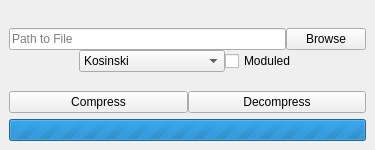
<?xml version="1.0" encoding="UTF-8"?>
<ui version="4.0">
 <class>MainWindow</class>
 <widget class="QMainWindow" name="MainWindow">
  <property name="geometry">
   <rect>
    <x>0</x>
    <y>0</y>
    <width>375</width>
    <height>150</height>
   </rect>
  </property>
  <property name="windowTitle">
   <string>Clownacy's Compression Tool</string>
  </property>
  <property name="windowIcon">
   <iconset resource="icon.qrc">
    <normaloff>:/Icon/assets/icon/icon-master.png</normaloff>:/Icon/assets/icon/icon-master.png</iconset>
  </property>
  <property name="animated">
   <bool>true</bool>
  </property>
  <widget class="QWidget" name="centralwidget">
   <property name="sizePolicy">
    <sizepolicy hsizetype="Preferred" vsizetype="Preferred">
     <horstretch>0</horstretch>
     <verstretch>0</verstretch>
    </sizepolicy>
   </property>
   <layout class="QVBoxLayout" name="verticalLayout">
    <item>
     <widget class="QWidget" name="controls" native="true">
      <layout class="QVBoxLayout" name="verticalLayout_Controls">
       <property name="spacing">
        <number>0</number>
       </property>
       <property name="leftMargin">
        <number>0</number>
       </property>
       <property name="topMargin">
        <number>0</number>
       </property>
       <property name="rightMargin">
        <number>0</number>
       </property>
       <property name="bottomMargin">
        <number>0</number>
       </property>
       <item>
        <layout class="QHBoxLayout" name="horizontalLayout_2"/>
       </item>
       <item>
        <spacer name="verticalSpacer_5">
         <property name="orientation">
          <enum>Qt::Vertical</enum>
         </property>
         <property name="sizeHint" stdset="0">
          <size>
           <width>17</width>
           <height>35</height>
          </size>
         </property>
        </spacer>
       </item>
       <item>
        <layout class="QHBoxLayout" name="horizontalLayout">
         <item>
          <widget class="QLineEdit" name="lineEdit_Input">
           <property name="placeholderText">
            <string>Path to File</string>
           </property>
          </widget>
         </item>
         <item>
          <widget class="QPushButton" name="pushButton_InputBrowse">
           <property name="text">
            <string>Browse</string>
           </property>
          </widget>
         </item>
        </layout>
       </item>
       <item>
        <layout class="QHBoxLayout" name="horizontalLayout_4">
         <item>
          <spacer name="horizontalSpacer">
           <property name="orientation">
            <enum>Qt::Horizontal</enum>
           </property>
           <property name="sizeHint" stdset="0">
            <size>
             <width>40</width>
             <height>20</height>
            </size>
           </property>
          </spacer>
         </item>
         <item>
          <widget class="QComboBox" name="comboBox_Format">
           <item>
            <property name="text">
             <string>Kosinski</string>
            </property>
           </item>
           <item>
            <property name="text">
             <string>Enigma</string>
            </property>
           </item>
           <item>
            <property name="text">
             <string>Nemesis</string>
            </property>
           </item>
           <item>
            <property name="text">
             <string>Saxman</string>
            </property>
           </item>
           <item>
            <property name="text">
             <string>Saxman (No Header)</string>
            </property>
           </item>
           <item>
            <property name="text">
             <string>Comper</string>
            </property>
           </item>
           <item>
            <property name="text">
             <string>Comper-X</string>
            </property>
           </item>
           <item>
            <property name="text">
             <string>Rocket</string>
            </property>
           </item>
           <item>
            <property name="text">
             <string>Kosinski+</string>
            </property>
           </item>
          </widget>
         </item>
         <item>
          <widget class="QCheckBox" name="checkBox_Moduled">
           <property name="text">
            <string>Moduled</string>
           </property>
          </widget>
         </item>
         <item>
          <spacer name="horizontalSpacer_2">
           <property name="orientation">
            <enum>Qt::Horizontal</enum>
           </property>
           <property name="sizeHint" stdset="0">
            <size>
             <width>40</width>
             <height>20</height>
            </size>
           </property>
          </spacer>
         </item>
        </layout>
       </item>
       <item>
        <spacer name="verticalSpacer_6">
         <property name="orientation">
          <enum>Qt::Vertical</enum>
         </property>
         <property name="sizeHint" stdset="0">
          <size>
           <width>17</width>
           <height>35</height>
          </size>
         </property>
        </spacer>
       </item>
       <item>
        <layout class="QHBoxLayout" name="horizontalLayout_5">
         <item>
          <widget class="QPushButton" name="pushButton_Compress">
           <property name="text">
            <string>Compress</string>
           </property>
           <property name="flat">
            <bool>false</bool>
           </property>
          </widget>
         </item>
         <item>
          <widget class="QPushButton" name="pushButton_Decompress">
           <property name="text">
            <string>Decompress</string>
           </property>
           <property name="flat">
            <bool>false</bool>
           </property>
          </widget>
         </item>
        </layout>
       </item>
      </layout>
     </widget>
    </item>
    <item>
     <widget class="QProgressBar" name="progressBar">
      <property name="maximum">
       <number>0</number>
      </property>
      <property name="value">
       <number>-1</number>
      </property>
      <property name="textVisible">
       <bool>false</bool>
      </property>
      <property name="invertedAppearance">
       <bool>false</bool>
      </property>
     </widget>
    </item>
   </layout>
  </widget>
  <action name="actionOpenddd">
   <property name="text">
    <string>Open</string>
   </property>
  </action>
 </widget>
 <resources>
  <include location="icon.qrc"/>
 </resources>
 <connections/>
</ui>
